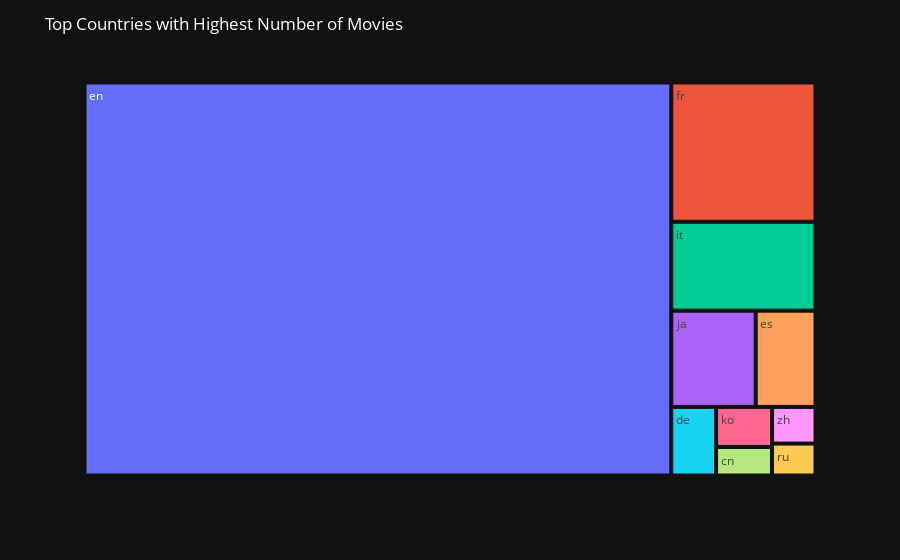

Notebook code cell kept with this figure:
### Code cell
import plotly.express as px
top_countries = df['original_language'].value_counts().head(10)

fig = px.treemap(names=top_countries.index, parents=["" for _ in top_countries.index], values=top_countries.values)

fig.update_layout(
    plot_bgcolor='rgb(17, 17, 17)',  
    paper_bgcolor='rgb(17, 17, 17)', 
    font_color='white',  
    title='Top Countries with Highest Number of Movies',
)
fig.show()

### Figure 1 — Plotly figure (JSON) as saved in the notebook; plotly's stock layout.template omitted (floating-point values rounded to 4 significant figures)
{"data": [{"domain": {"x": [0, 1], "y": [0, 1]}, "hovertemplate": "label=%{label}<br>value=%{value}<br>parent=%{parent}<extra></extra>", "labels": ["en", "fr", "it", "ja", "es", "de", "ko", "cn", "zh", "ru"], "name": "", "parents": ["", "", "", "", "", "", "", "", "", ""], "type": "treemap", "values": [7810, 680, 434, 275, 195, 104, 76, 54, 54, 47]}], "layout": {"font": {"color": "white"}, "legend": {"tracegroupgap": 0}, "margin": {"t": 60}, "paper_bgcolor": "rgb(17, 17, 17)", "plot_bgcolor": "rgb(17, 17, 17)", "title": {"text": "Top Countries with Highest Number of Movies"}}}
